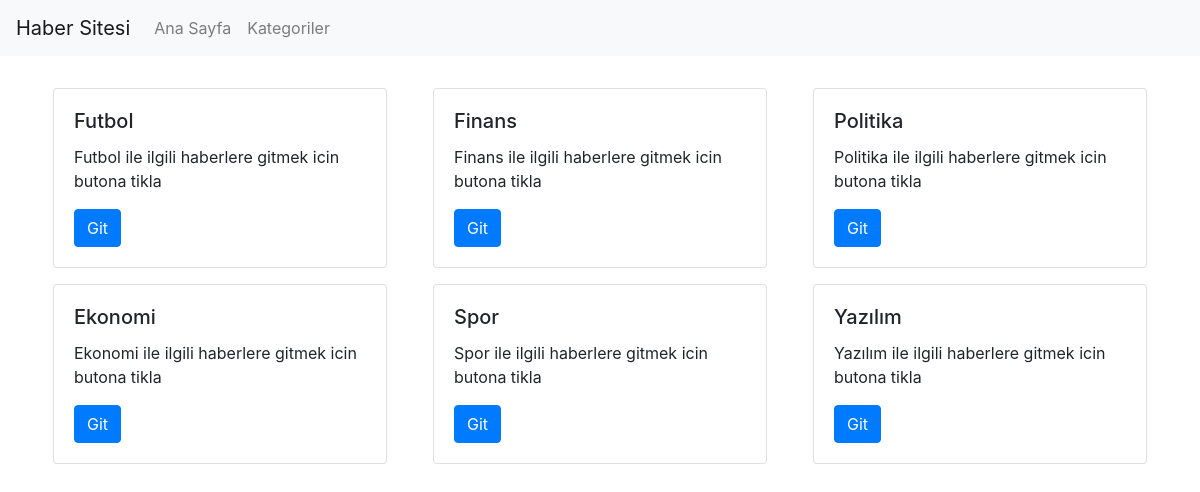
Page /categories on the earlier database version.
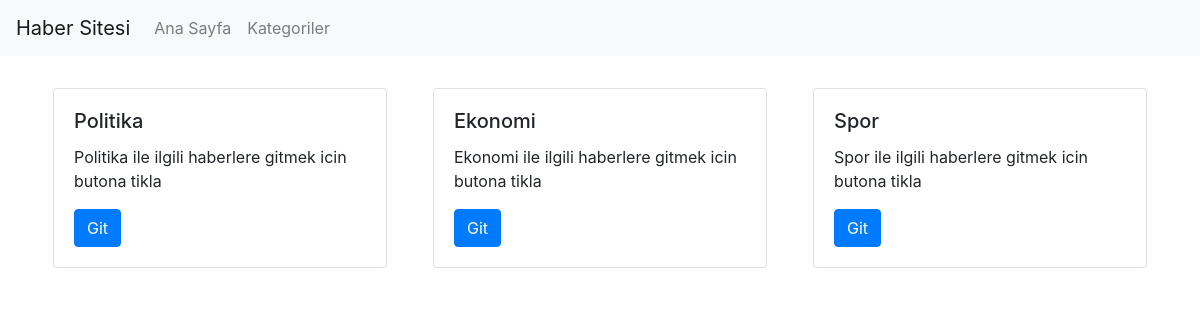
Same page on the later database version.
### app/models.py (models this page shows, shortened)
class Category(models.Model):
    name = models.CharField(max_length=255)
    slug = models.SlugField(blank=True, default="", null=True)

### app/views.py (the view)
# urls.py: path("categories", views.categories, name='categories'),
def categories(request):
    categories = Category.objects.all()
    return render(request, "app/categories.html", {"categories":categories})

### templates/app/categories.html (shortened to what this page needs)
{% extends "../partials/layout.html" %}
{% load static %}
{% block head %}
<link href="https://stackpath.bootstrapcdn.com/bootstrap/4.5.2/css/bootstrap.min.css" rel="stylesheet">
<link href="{% static "css/style.css" %}" rel="stylesheet">
{% endblock %}
{% block content %}
{% include "partials/_navbar.html" %}
<div class="container mt-4">
    <div class="row">
        {% for category in categories %}
        <div class="col-md-4">
            <div class="card m-2">
                <div class="card-body">
                  <h5 class="card-title">{{ category.name }}</h5>
                  <p class="card-text">{{ category.name }} ile ilgili haberlere gitmek icin butona tikla</p>
                  <a href="/news/category/{{ category.slug }}" class="btn btn-primary">Git</a>
                </div>
            </div>
        </div>
        {% endfor %}
    </div>
</div>
{% endblock %}

Differences in the rows shown:
removed Category: name "Futbol"
removed Category: name "Finans"
removed Category: name "Yazılım"
